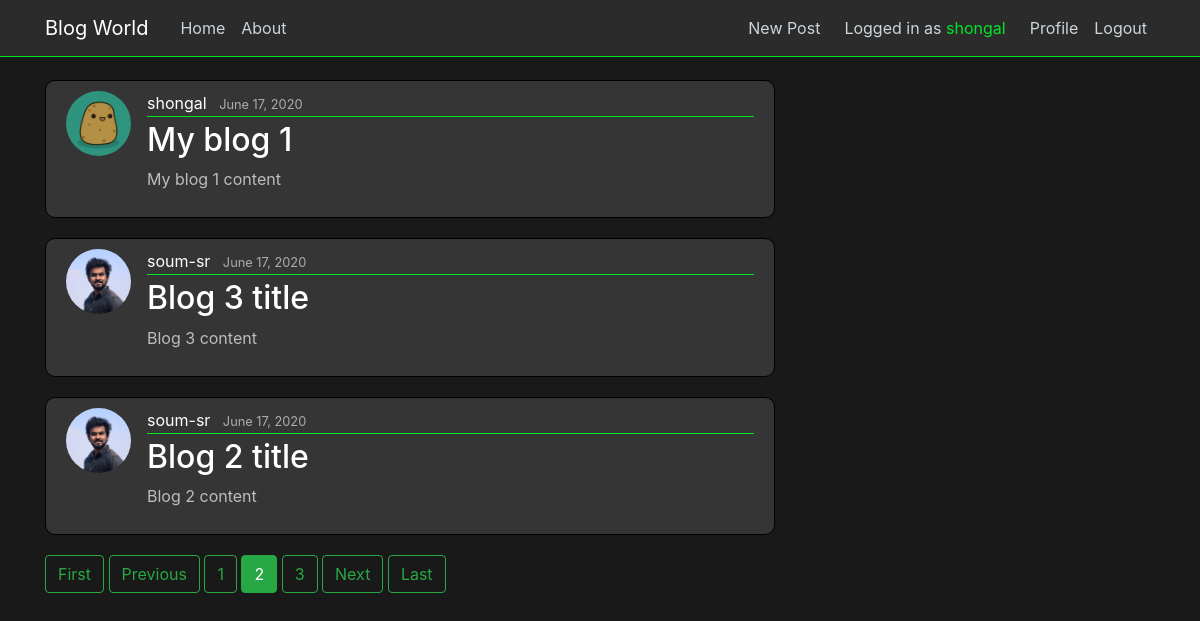
/?page=2 (signed in), run on the app's committed database.
### blog/models.py (models this page shows, shortened)
class Post(models.Model):
    title = models.CharField(max_length = 100)
    content = models.TextField()
    date_posted = models.DateTimeField(default=timezone.now)
    author = models.ForeignKey(User, on_delete=models.CASCADE)

### users/models.py (models this page shows, shortened)
class Profile(models.Model):
    user = models.OneToOneField(User, on_delete=models.CASCADE) # having one-to-one relation with User model
    image = models.ImageField(default='potato.jpg', upload_to='profile_pics')

### blog/views.py (the view)
# urls.py: path('', PostListView.as_view(), name='blog-home'),
class PostListView(ListView):
    model = Post # The model we are working on
    template_name = 'blog/home.html' # <app>/<model>_<viewtype>.html {default one}
    context_object_name = 'posts' # Value p assed to the template
    ordering = ['-date_posted'] # It decides the sorting
    paginate_by = 3

### blog/templates/blog/home.html
{% extends "blog/base.html" %}
{% block content%}
    {% for post in posts %}
    <article class="media content-section">
        <img class="rounded-circle article-img" src="{{ post.author.profile.image.url }}" alt="">
        <div class="media-body">
            <div class="article-metadata">
                <a class="mr-2" href="#">{{ post.author }}</a>
                <small class="text-muted">{{ post.date_posted|date:"F d, Y" }}</small>
            </div>
            <h2><a class="article-title" href="{% url 'post-detail' post.id%}">{{ post.title }}</a></h2>
            <p class="article-content">{{ post.content }}</p>
        </div>
    </article>
    {% endfor %}
    {% if is_paginated %}
        {% if page_obj.has_previous %}
            <a class="btn btn-outline-success mb-4" href="?page=1">First</a>
            <a class="btn btn-outline-success mb-4" href="?page={{page_obj.previous_page_number}}">Previous</a>
        {% endif %}
        {% for num in page_obj.paginator.page_range %}
            {% if page_obj.number == num %}
                <a class="btn btn-success mb-4" href="?page={{ num }} ">{{num}}</a>
            {% elif num > page_obj.number|add:'-3' and num < page_obj.number|add:'3'%}
            <a class="btn btn-outline-success mb-4" href="?page={{ num }} ">{{num}}</a>
            {% endif %}
        {% endfor %}
        {% if page_obj.has_next %}
            <a class="btn btn-outline-success mb-4" href="?page={{page_obj.next_page_number }}">Next</a>
            <a class="btn btn-outline-success mb-4" href="?page={{page_obj.paginator.num_pages}}">Last</a>
        {% endif %}
    {% endif %}
{% endblock content%}

### blog/templates/blog/base.html (shortened to what this page needs)
{% load static %}
<!DOCTYPE html>
<html lang="en">
<head>
    <link rel="stylesheet" href="https://maxcdn.bootstrapcdn.com/bootstrap/4.0.0/css/bootstrap.min.css">
    <link rel="stylesheet" href="{% static 'blog/main.css' %}">
</head>
<body>
    <header class="site-header">
        <nav class="navbar navbar-expand-md navbar-dark bg-steel fixed-top">
          <div class="container">
            <a class="navbar-brand mr-4" href="/">Blog World</a>
            <div class="collapse navbar-collapse" id="navbarToggle">
              <div class="navbar-nav mr-auto">
                <a class="nav-item nav-link" href="{% url 'blog-home' %}">Home</a>
                <a class="nav-item nav-link" href="{% url 'blog-about' %}">About</a>
              </div>
              {% if user.is_authenticated %}
              <div class="navbar-nav">
                <a class="nav-item nav-link" href="{% url 'post-create' %}">New Post</a>
                <p class="nav-user">Logged in as <span style="color:#00e426">{{user.username}}</span></p>
                <a class="nav-item nav-link" href="{% url 'profile' %}">Profile</a>
                <a class="nav-item nav-link" href="{% url 'logout' %}">Logout</a>
              </div>
              {% else %}
              <div class="navbar-nav">
                <a class="nav-item nav-link" href="{% url 'login' %}">Login</a>
                <a class="nav-item nav-link" href="{% url 'register' %}">Register</a>
              </div>
              {% endif %}
            </div>
          </div>
        </nav>
    </header>
    <main role="main" class="container">
        <div class="row">
          <div class="col-md-8">
            {% block content %}{% endblock %}
          </div>
        </div>
    </main>
</body>
</html>

### blog/static/blog/main.css (style rules this page uses)
body { background: #1a1919; color: #ebe2e2; margin-top: 5rem; }
.bg-steel { background-color: #2b2b2b; border-bottom: 1px solid #00e426 }
.site-header .navbar-nav .nav-link { color: #cbd5db; }
.nav-user { color: #cbd5db; display:block; padding:.5rem 1rem; margin-bottom:0; }
.content-section { background: #353535; padding: 10px 20px; border: 1px solid #000000; border-radius: 10px; margin-bottom: 20px; }
.content-section p { color:#bdbdbd !important; }
.article-title { color: #ffffff; }
.article-content { white-space: pre-line; }
.article-img { height: 65px; width: 65px; margin-right: 16px; }
.article-metadata { padding-bottom: 1px; margin-bottom: 4px; border-bottom: 1px solid #00e426 }
.article-metadata a { color: #ffffff; text-decoration: none; }
.article-metadata small { color: #acacac !important; }

### data on the page
Post: author.profile.image (picture), author "shongal", date_posted "June 17, 2020", title "My blog 1", content "My blog 1 content"
Post: author.profile.image (picture), author "soum-sr", date_posted "June 17, 2020", title "Blog 3 title", content "Blog 3 content"
Post: author.profile.image (picture), author "soum-sr", date_posted "June 17, 2020", title "Blog 2 title", content "Blog 2 content"

### other printed values
{{ user.username }} "shongal"
{{ num }} "1" "3"
{{ num }} "2"
